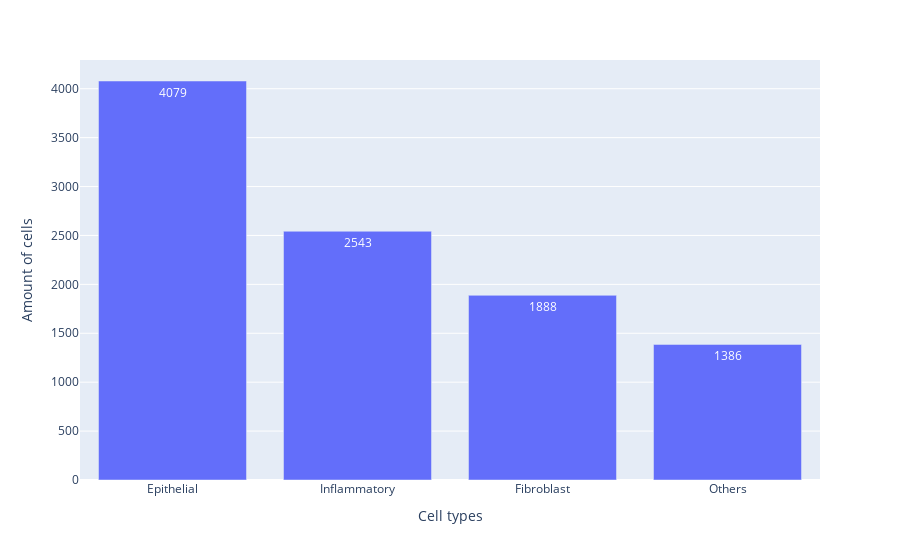

The notebook cell saved with this chart:
### Code cell
figure3 = px.bar(
    cell_type_freq,
    y = "cellType",
    labels={"cellType": "Amount of cells", "index": "Cell types"}, 
    text_auto=True
)

figure3.show()

### Figure 1 — Plotly figure (JSON) as saved in the notebook; plotly's stock layout.template omitted (floating-point values rounded to 4 significant figures)
{"data": [{"alignmentgroup": "True", "hovertemplate": "Cell types=%{x}<br>Amount of cells=%{y}<extra></extra>", "legendgroup": "", "marker": {"color": "#636efa", "pattern": {"shape": ""}}, "name": "", "offsetgroup": "", "orientation": "v", "showlegend": false, "textposition": "auto", "texttemplate": "%{y}", "type": "bar", "x": ["Epithelial", "Inflammatory", "Fibroblast", "Others"], "xaxis": "x", "y": [4079, 2543, 1888, 1386], "yaxis": "y"}], "layout": {"barmode": "relative", "legend": {"tracegroupgap": 0}, "margin": {"t": 60}, "xaxis": {"anchor": "y", "domain": [0, 1], "title": {"text": "Cell types"}}, "yaxis": {"anchor": "x", "domain": [0, 1], "title": {"text": "Amount of cells"}}}}
